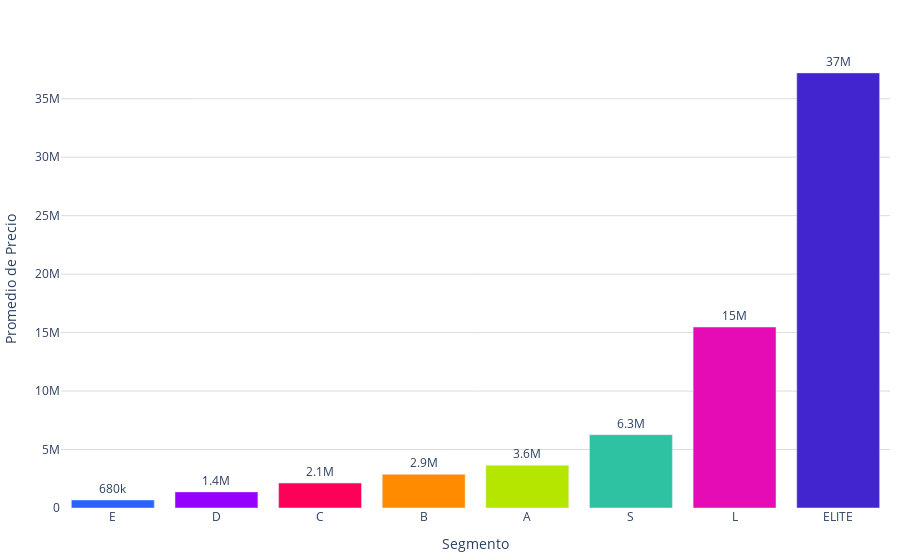

The code cell stored with this chart in its notebook:
### Code cell
colores = ['#2962ff', '#9500ff', '#ff0059', '#ff8c00', '#b4e600', '#2EC2A2','#E50CB6','#4225CF','#2CBA4D']


fig = go.Figure()
# Agregar las barras al gráfico
fig.add_trace(go.Bar(
    x=promedio_precios_por_segmento_df['segmento'],
    y=promedio_precios_por_segmento_df['promedio_precio'],
    text=promedio_precios_por_segmento_df['promedio_precio'],
    texttemplate='%{text:.2s}',  # Mostrar los valores en las barras
    textposition='outside',
    marker_color=colores,  # Usar la paleta de colores definida
))
# Actualizar el diseño de la gráfica
fig.update_layout(
    #title='Promedio de precios por segmento',
    xaxis_title='Segmento',
    yaxis=dict(
        title='Promedio de Precio',
        gridcolor='#dddcda',  # Color de las líneas que dividen los rangos del eje Y
        gridwidth=1,
    ),
    plot_bgcolor='rgba(0,0,0,0)',  # Color de fondo del gráfico
    legend_title='Segmento',
    legend=dict(
        orientation='h',  # Orientación horizontal de la leyenda
        yanchor='bottom',  # Anclar al borde inferior
        y=1.02,  # Colocar la leyenda justo debajo del gráfico
        xanchor='right',
        x=1
    ),
    margin=dict(l=10, r=10, t=50, b=10)  # Ajusta los márgenes (left, right, top, bottom)
)

# Exportar gráfica como archivo HTML
def guardar_grafico_como_html(fig, nombre_archivo, carpeta='assets/graficas'):
    # Crear la carpeta si no existe
    if not os.path.exists(carpeta):
        os.makedirs(carpeta)
    
    # Guardar la gráfica como archivo HTML en la carpeta especificada
    pio.write_html(fig, os.path.join(carpeta, f'{nombre_archivo}.html'))

# Exportar
guardar_grafico_como_html(fig, 'g_bar_precio_promedio_segmento', carpeta='assets/graficas')
fig.show()

### Figure 1 — Plotly figure (JSON) as saved in the notebook; plotly's stock layout.template omitted (floating-point values rounded to 4 significant figures)
{"data": [{"marker": {"color": ["#2962ff", "#9500ff", "#ff0059", "#ff8c00", "#b4e600", "#2EC2A2", "#E50CB6", "#4225CF", "#2CBA4D"]}, "text": [684000.0, 1376000.0, 2135000.0, 2880000.0, 3647000.0, 6271000.0, 15480000.0, 37210000.0], "textposition": "outside", "texttemplate": "%{text:.2s}", "type": "bar", "x": ["E", "D", "C", "B", "A", "S", "L", "ELITE"], "y": [684000.0, 1376000.0, 2135000.0, 2880000.0, 3647000.0, 6271000.0, 15480000.0, 37210000.0]}], "layout": {"legend": {"orientation": "h", "title": {"text": "Segmento"}, "x": 1, "xanchor": "right", "y": 1.02, "yanchor": "bottom"}, "margin": {"b": 10, "l": 10, "r": 10, "t": 50}, "plot_bgcolor": "rgba(0,0,0,0)", "xaxis": {"title": {"text": "Segmento"}}, "yaxis": {"gridcolor": "#dddcda", "gridwidth": 1, "title": {"text": "Promedio de Precio"}}}}
